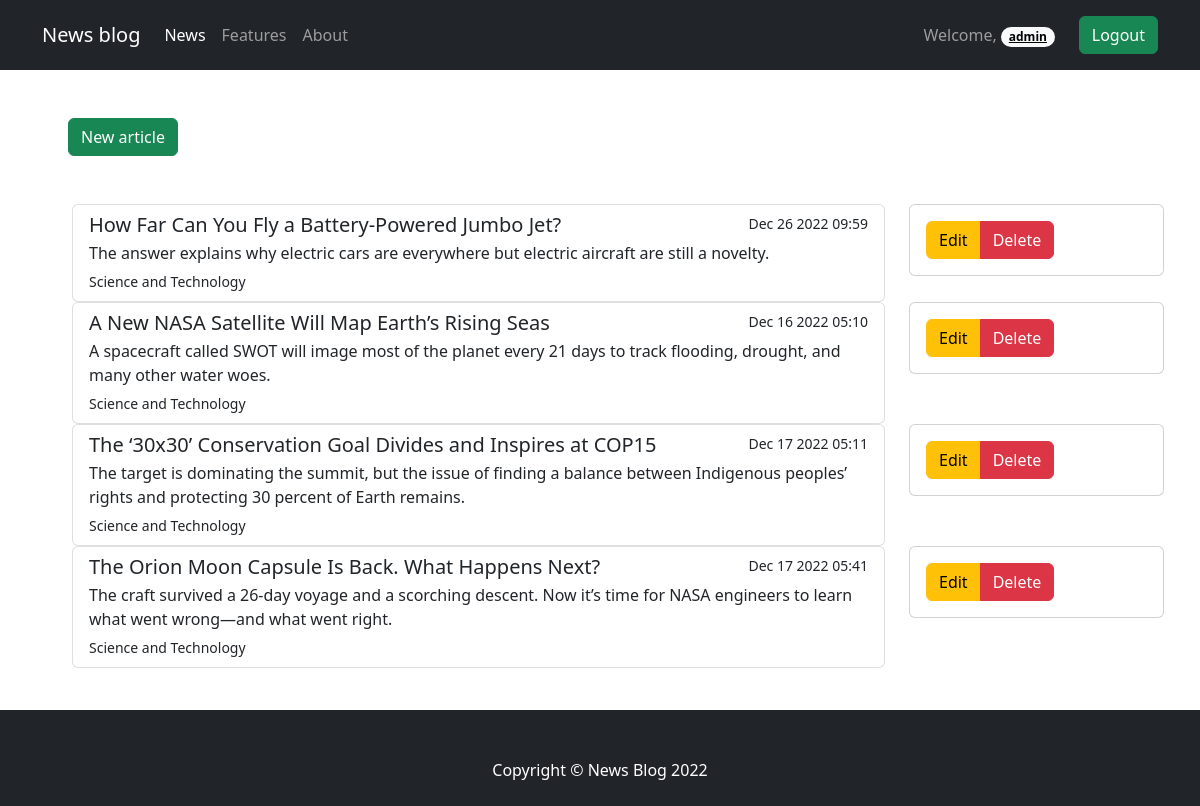
/profile/ (signed in), run on the app's committed database.
### news/models.py (models this page shows, shortened)
class News(models.Model):
    author = models.ForeignKey(User, on_delete=models.CASCADE)
    category = models.ForeignKey(Category, on_delete=models.CASCADE)
    title = models.CharField(max_length=100)
    description = models.CharField(max_length=150)
    image = models.ImageField(upload_to='news/images/')
    article = models.TextField()
    date = models.DateTimeField(auto_now=True)
    class Meta:
        verbose_name_plural = 'News'

class Category(models.Model):
    name = models.CharField(max_length=32)
    class Meta:
        verbose_name_plural = 'Category'
    def __str__(self):
        return self.name

### accounts/views.py (the view)
# urls.py: path('', views.profile, name='profile'),
def profile(request):
    articles = News.objects.filter(author=request.user.id)
    return render(request, 'accounts/profile.html', {'articles': articles})

### accounts/templates/accounts/profile.html
{% extends 'base.html' %}
{% block content %}
<div class="container m-5">
    {% if user.is_authenticated %}
    <a href="{% url 'newarticle' %}">
        <button type="button" class="btn btn-success ms-2 me-2">New article</button>
    </a><br><br><br>
    {% if articles %}
    <div class="container">
        {% for article in articles %}
        <div class="row">
            <div class="col">
                <div class="list-group">
                    <a href="{% url 'article' article.id  %}" class="list-group-item list-group-item-action"
                       aria-current="true">
                        <div class="d-flex w-100 justify-content-between">
                            <h5 class="mb-1">{{ article.title }}</h5>
                            <small>{{ article.date|date:'M j Y H:i' }}</small>
                        </div>
                        <p class="mb-1">{{ article.description }}</p>
                        <small>{{ article.category }}</small>
                    </a>
                </div>
            </div>
            <div class="col col-sm-3">
                <div class="card mb-4">
                    <div class="card-body">
                        <div class="btn-group btn-edit-delete">
                            <a href="{% url 'editarticle' article.id %}" class="btn btn-warning">Edit</a>
                            <a href="{% url 'deletearticle' article.id %}" class="btn btn-danger">Delete</a>
                        </div>
                    </div>
                </div>
            </div>
        </div>
        {% endfor %}
    </div>
    {% else %}
    <p>You haven't made any posts yet =(</p>
    {% endif %}
    {% else %}
    <p>Sign In or Sign Up =)</p>
    {% endif %}
</div>
{% endblock %}

### templates/base.html (shortened to what this page needs)
<!DOCTYPE html>
<html lang="en">
<head>
    <link href="https://cdn.jsdelivr.net/npm/bootstrap@5.2.3/dist/css/bootstrap.min.css" rel="stylesheet"
>
    {% load static %}
    <link rel="stylesheet" href="{% static 'css/style.css' %}">
</head>
<body>
    <div class="wrapper">
        <nav class="navbar navbar-expand-lg navbar-dark bg-dark">
            <div class="container">
                <a class="navbar-brand" href="{% url 'home' %}">News blog</a>
                <div class="collapse navbar-collapse" id="navbarText">
                    <ul class="navbar-nav me-auto mb-2 mb-lg-0">
                        <li class="nav-item">
                            <a class="nav-link active" aria-current="page" href="{% url 'home' %}">News</a>
                        </li>
                        <li class="nav-item">
                            <a class="nav-link" href="#">Features</a>
                        </li>
                        <li class="nav-item">
                            <a class="nav-link" href="#">About</a>
                        </li>
                    </ul>
                    {% if user.is_authenticated %}
                    <span class="navbar-text">
                        Welcome, <a class="badge rounded-pill text-bg-light" href="{% url 'profile' %}">{{ user.username }}</a>
                    </span>
                    <span class="navbar-text">
                        <form action="{% url 'logout' %}" method="POST">
                            <button type="submit" class="btn btn-success ms-4">Logout</button>
                        </form>
                    </span>
                    {% endif %}
                </div>
            </div>
        </nav>
        <div class="content">{% block content %} {% endblock %}</div>
        <footer class="py-5 bg-dark">
            <div class="container"><p class="m-0 text-center text-white">Copyright &copy; News Blog 2022</p></div>
        </footer>
    </div>
</body>
</html>

### static/css/style.css (style rules this page uses)
* { margin: 0; padding: 0; }
html, body { height: 100%; }
.wrapper { position: relative; min-height: 100%; }
.content { padding-bottom: 90px; }
footer { position: absolute; left: 0; bottom: 0; width: 100%; height: 80px; }

### data on the page
News: title "How Far Can You Fly a Battery-Powered Jumbo Jet?", date "Dec 26 2022 09:59", description "The answer explains why electric cars are everywhere but electric aircraft are still a novelty.", category "Science and Technology"
News: title "A New NASA Satellite Will Map Earth’s Rising Seas", date "Dec 16 2022 05:10", description "A spacecraft called SWOT will image most of the planet every 21 days to track flooding, drought, and many other water woes.", category "Science and Technology"
News: title "The ‘30x30’ Conservation Goal Divides and Inspires at COP15", date "Dec 17 2022 05:11", description "The target is dominating the summit, but the issue of finding a balance between Indigenous peoples’ rights and protecting 30 percent of Earth remains.", category "Science and Technology"
News: title "The Orion Moon Capsule Is Back. What Happens Next?", date "Dec 17 2022 05:41", description "The craft survived a 26-day voyage and a scorching descent. Now it’s time for NASA engineers to learn what went wrong—and what went right.", category "Science and Technology"

### other printed values
{{ user.username }} "admin"
